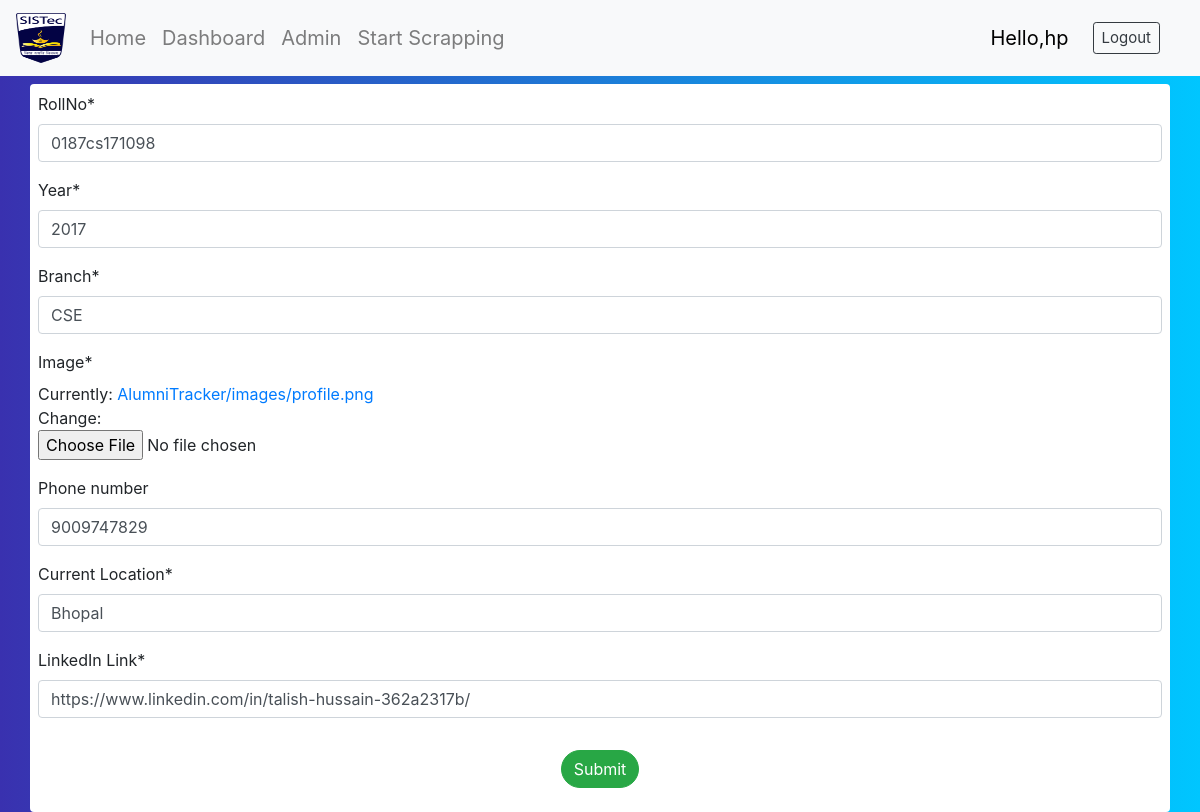
Page /cruds/1/ (signed in) on the committed database.
### Tracker/models.py (models this page shows)
class Profile(models.Model):
    user=models.OneToOneField(User,on_delete=models.CASCADE)
    RollNo=models.CharField(max_length=20,null=True,unique=True)
    Year=models.IntegerField(null=True)
    Branch=models.CharField(max_length=20,null=True)
    Image=models.ImageField(upload_to='AlumniTracker/images',default="AlumniTracker/images/profile.png")
    phone_regex = RegexValidator(regex=r'^\+?\d[\d -]{8,12}\d')
    phone_number = models.CharField(validators=[phone_regex], max_length=10, blank=True,null=True)
    Current_Location=models.CharField(max_length=30,null=True)
    linkedIn_Link=models.CharField(max_length=100)

### Tracker/views.py (the view)
# urls.py: path('cruds/<str:pk>/',views.crud,name='cruds'),
@login_required(login_url='login')
def crud(request,pk):
    profile_info=Profile.objects.get(id=pk)
    form=ProfileForm(instance=profile_info)
    if request.method=='POST':
        form=ProfileForm(request.POST,request.FILES,instance=profile_info)
        if form.is_valid():
            form.save()
        return redirect('info')
    context={
        'form':form
        }
    return render(request,'Tracker/createupdate.html',context)

### Tracker/forms.py
class ProfileForm(forms.ModelForm):
    class Meta:
        model= Profile
        fields = '__all__'
        exclude=['user']

### templates/Tracker/createupdate.html (shortened to what this page needs)
{% extends "Tracker/base.html" %}
{% block body %}
{% include "Tracker/navbar.html" %}
<div class="container rounded mt-2 p-2" style="background-color: white;">
    {% load crispy_forms_tags %}
    <form action="" method="POST" enctype="multipart/form-data">
        {{form|crispy}}
        <div class="form-row justify-content-center">
        <button class="m-3 btn btn-success btn-large rounded-pill" type="submit">Submit</button>
      </div>
  </form>
</div>
{% endblock body %}

### templates/Tracker/navbar.html (shortened to what this page needs)
 <nav class="navbar navbar-expand-lg navbar-light bg-light" id="remN">
    <a class="navbar-brand" href="#">
        {%  load static %}
        <img src="{% static 'image/logo.png' %}" width="50" height="50" class="d-inline-block align-top" alt="SISTec Logo">
      </a>
    <div class="collapse navbar-collapse" id="navbarNav">
        <ul class="navbar-nav">
            <li class="nav-item">
                <a class="nav-link" style="font-size: 20px;" href="{% url 'info' %}">Home <span class="sr-only">(current)</span></a>
            </li>
            {% if request.user.is_staff %}
            <li class="nav-item">
                <a class="nav-link" style="font-size: 20px;" href="{% url 'dashboard' %}">Dashboard <span class="sr-only">(current)</span></a>
            </li>
            <li class="nav-item">
                <a class="nav-link" style="font-size: 20px;" href="/admin">Admin <span class="sr-only">(current)</span></a>
            </li>
            <li class="nav-item">
                <a class="nav-link" style="font-size: 20px;" onclick="loadDoc()">Start Scrapping<span class="sr-only">(current)</span></a>
            </li>
            {% endif %}
        </ul>
    </div>
    <span style="color: black;font-size:20px;" >Hello,{{request.user}}</span>
    <span><a style="font-size: 15px;" class="btn btn-sm btn-outline-dark mx-4" href="{% url 'logout' %}">Logout</a></span>
</nav>

### static/css/login.css (style rules this page uses)
:root { --input-padding-x: 1.5rem; --input-padding-y: .75rem; }
body { background: -webkit-linear-gradient(left, #3931af, #00c6ff); }

### static/css/profile.css (style rules this page uses)
body { background: -webkit-linear-gradient(left, #3931af, #00c6ff); }

### rows in the picture
Profile: RollNo "0187cs171098", Year "2017", Branch "CSE", phone_number "9009747829", Current_Location "Bhopal", linkedIn_Link "https://www.linkedin.com/in/talish-hussain-362a2317b/"

### other values in the picture
{{ request.user }} "hp"
